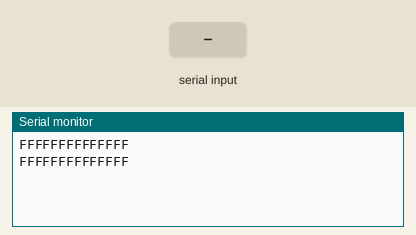
A sketch run on a simulated Arduino Uno, built with avr-gcc and run on an emulated ATmega328P. Shown: the last lines printed to the serial monitor. Inputs (shaded band) come from the test bench.

Above: at 6.2 s.
6.3 s: "1" received over the second serial link
At 6.7 s:
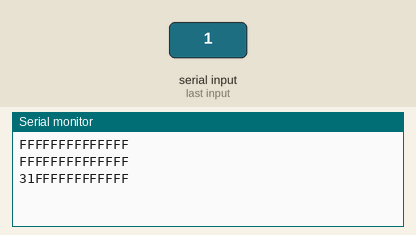
8.3 s: "0" received over the second serial link
At 9.4 s:
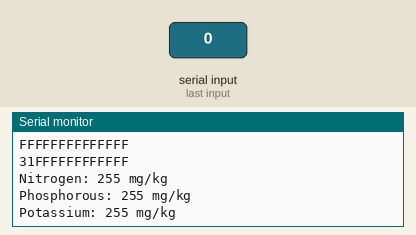
10.1 s: "2" received over the second serial link
At 12.4 s:
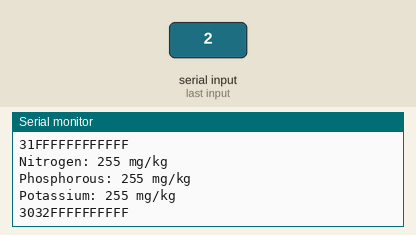

Measured:
- after the input at 6.3 s, the serial monitor: prints a new line at once (image 1)
- after the input at 10.1 s, the serial monitor: prints a new line after 1.8 s (image 3)

The sketch:

dhtcode.ino
```cpp
#include <SoftwareSerial.h>
#include <Wire.h>


#define RE 8
#define DE 7

//const byte code[]= {0x01, 0x03, 0x00, 0x1e, 0x00, 0x03, 0x65, 0xCD};
const byte nitro[] = {0x01,0x03, 0x00, 0x1e, 0x00, 0x01, 0xe4, 0x0c};
const byte phos[] = {0x01,0x03, 0x00, 0x1f, 0x00, 0x01, 0xb5, 0xcc};
const byte pota[] = {0x01,0x03, 0x00, 0x20, 0x00, 0x01, 0x85, 0xc0};

byte values[11];
SoftwareSerial mod(2,3);

void setup() {
  Serial.begin(9600);
  mod.begin(9600);
  pinMode(RE, OUTPUT);
  pinMode(DE, OUTPUT);


  delay(5000);
}

void loop() {
  byte val1,val2,val3;
  val1 = nitrogen();
  delay(500);
  val2 = phosphorous();
  delay(500);
  val3 = potassium();
  delay(500);


  Serial.print("Nitrogen: ");
  Serial.print(val1);
  Serial.println(" mg/kg");
  Serial.print("Phosphorous: ");
  Serial.print(val2);
  Serial.println(" mg/kg");
  Serial.print("Potassium: ");
  Serial.print(val3);
  Serial.println(" mg/kg");
  delay(5000);


}

byte nitrogen(){
  digitalWrite(DE,HIGH);
  digitalWrite(RE,HIGH);
  delay(100);
  if(mod.write(nitro,sizeof(nitro))==8){
    digitalWrite(DE,LOW);
    digitalWrite(RE,LOW);
    for(byte i=0;i<7;i++){
    //Serial.print(mod.read(),HEX);
    values[i] = mod.read();
    Serial.print(values[i],HEX);
    }
    Serial.println();
  }
  return values[4];
}

byte phosphorous(){
  digitalWrite(DE,HIGH);
  digitalWrite(RE,HIGH);
  delay(100);
  if(mod.write(phos,sizeof(phos))==8){
    digitalWrite(DE,LOW);
    digitalWrite(RE,LOW);
    for(byte i=0;i<7;i++){
    //Serial.print(mod.read(),HEX);
    values[i] = mod.read();
    Serial.print(values[i],HEX);
    }
    Serial.println();
  }
  return values[4];
}

byte potassium(){
  digitalWrite(DE,HIGH);
  digitalWrite(RE,HIGH);
  delay(100);
  if(mod.write(pota,sizeof(pota))==8){
    digitalWrite(DE,LOW);
    digitalWrite(RE,LOW);
    for(byte i=0;i<7;i++){
    //Serial.print(mod.read(),HEX);
    values[i] = mod.read();
    Serial.print(values[i],HEX);
    }
    Serial.println();
  }
  return values[4];
}
```
